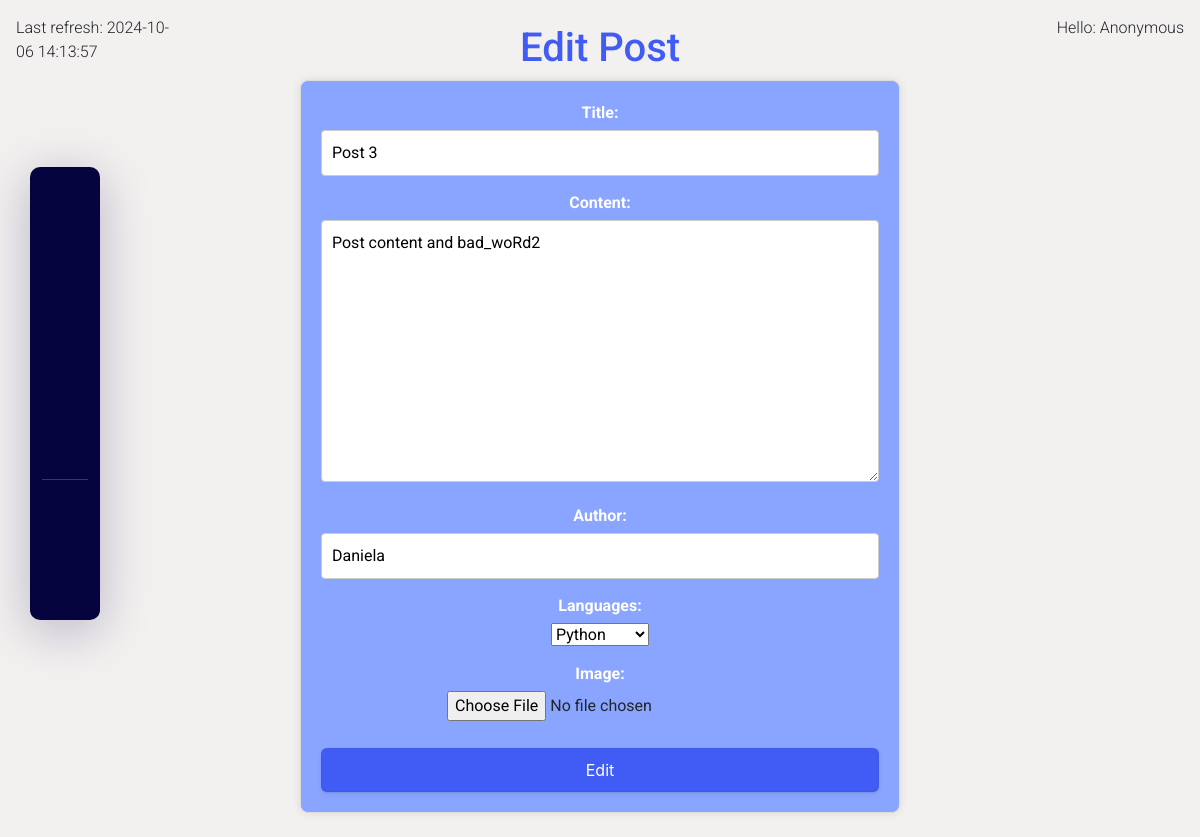
Before: /3/edit-post/ with the older database file.
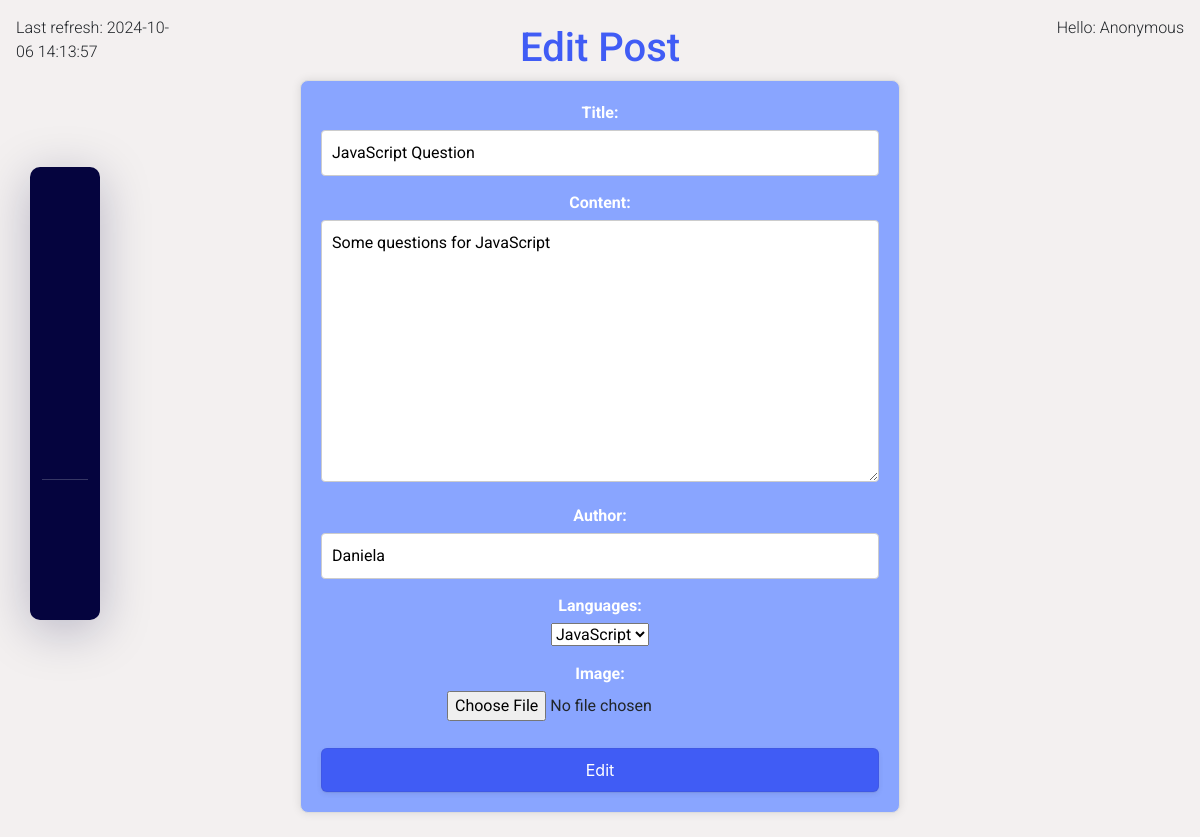
After: the same page with the newer database file.
### forumApp/posts/models.py (models this page shows)
class Post(models.Model):
    TITLE_MAX_LENGTH = 100
    title = models.CharField(
        max_length=TITLE_MAX_LENGTH,
    )
    content = models.TextField(
        validators=(
            BadLanguageValidator(),
        )
    )
    author = models.CharField(
        max_length=30,
    )
    created_at = models.DateTimeField(
        auto_now_add=True,
    )
    languages = models.CharField(
        max_length=20,
        choices=LanguageChoice.choices,
        default=LanguageChoice.OTHER,
    )
    image = models.ImageField(
        upload_to='post_images/',
        blank=True,
        null=True,
    )

### forumApp/posts/views.py (the view)
# urls.py: path('edit-post/', edit_post, name="edit-post"),
def edit_post(request, pk: int):
    post = Post.objects.get(pk=pk)
    if request.method == "POST":
        form = PostEditForm(request.POST, instance=post)
        if form.is_valid():
            form.save()
            return redirect('dash')
    else:
        form = PostEditForm(instance=post)
    context = {
        "form": form,
        "post": post,
    }
    return render(request, 'posts/edit-post.html', context)

### forumApp/posts/forms.py
class PostEditForm(PostForm):
    pass

### forumApp/posts/templatetags/current_time.py (called while the page is built)
@register.simple_tag(name='current_time')
def current_time(format_str='%Y-%m-%d %H:%M:%S'):
    return datetime.now().strftime(format_str)

### forumApp/posts/templatetags/user_info.py (called while the page is built)
@register.inclusion_tag('common/user-info.html')
def user_info(user):
    if user.is_authenticated:
        return {
            'username': user.username,
        }
    return {
        'username': "Anonymous",
    }

### templates/posts/edit-post.html (shortened to what this page needs)
{% extends 'common/base.html' %}
{% block styles %}
    {{ block.super }}
{% endblock %}
{% block content %}
    <h1>Edit Post</h1>
    <form action="{% url 'edit-post' post.pk %}" method="post">
        {{ form }}
        <button class="button-9">Edit</button>
    </form>
{% endblock %}

Changed rows visible on the page:
changed Post "Daniela": title "Post 3" → "JavaScript Question"; content "Post content and bad_woRd2" → "Some questions for JavaScript"; languages "Python" → "JavaScript"
